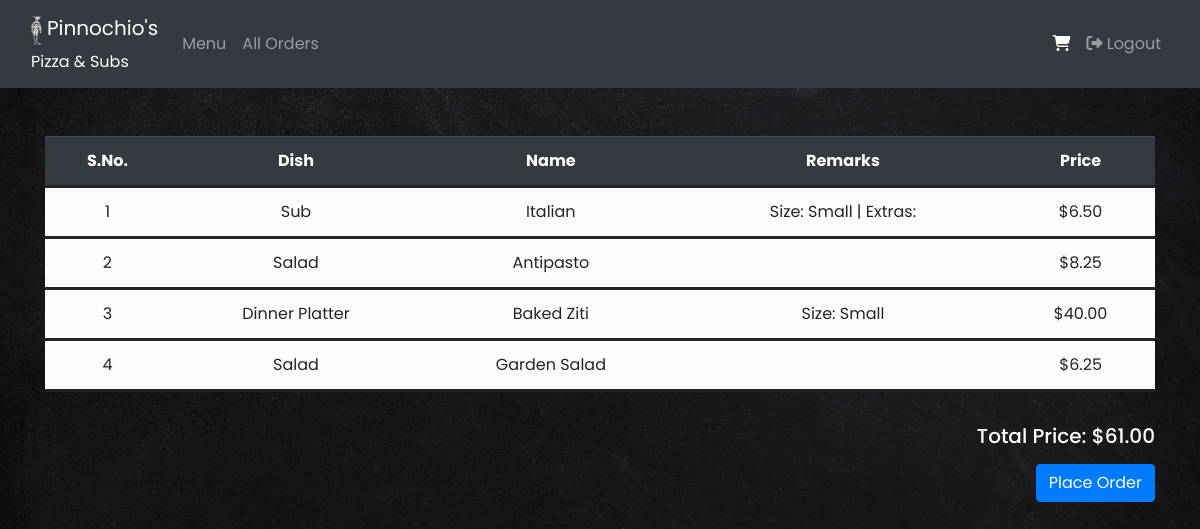
/cart/ (signed in), run on an earlier commit of the app's database.
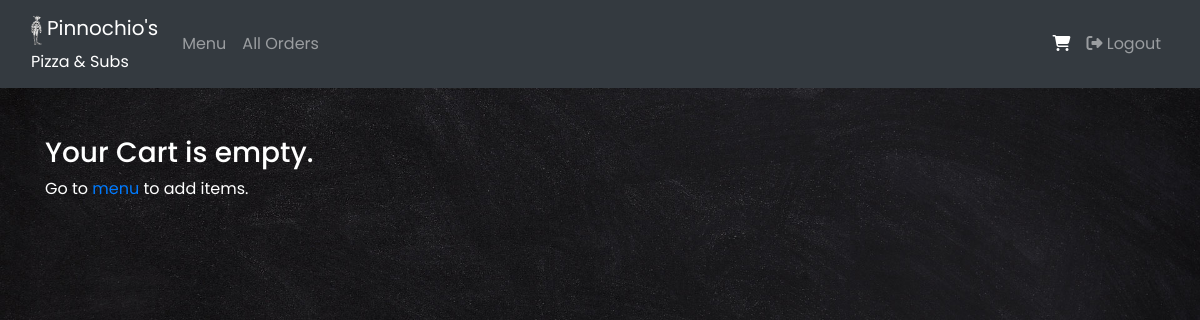
And on a later commit of the database.
### orders/models.py (models this page shows, shortened)
class Orders(models.Model):
    username = models.CharField(max_length=32)
    dishtype = models.CharField(max_length=32)
    dishname = models.CharField(max_length=32)
    price = models.DecimalField(max_digits=5, decimal_places=2, help_text='Price in US dollars')
    remarks = models.TextField()
    status = models.CharField(max_length=32)

### orders/views.py (the view)
# urls.py: path("cart/", views.cart, name="cart"),
@login_required
def cart(request):
    orders = Orders.objects.filter(username = request.user.username).filter(status = 'Initiated')
    total_price = 0
    for order in orders:
        total_price += order.price
    context = {
        "orders" : orders,
        "total_price" : total_price,
    }
    return render(request, "orders/cart.html", context)

### orders/templates/orders/cart.html (shortened to what this page needs)
{% extends "orders/base.html" %}
{% block content %}
<div class="container pt-5">
    {% if orders %}
    <table class="table table-hover table-light">
        <thead class="thead-dark">
            <tr>
                <th>S.No.</th>
                <th>Dish</th>
                <th>Name</th>
                <th>Remarks</th>
                <th>Price</th>
            </tr>
        </thead>
        <tbody>
            {% for order in orders %}
            <tr>
                <td>{{ forloop.counter }}</td>
                <td>{{ order.dishtype }}</td>
                <td>{{ order.dishname }}</td>
                <td>{{ order.remarks }}</td>
                <td>${{ order.price }}</td>
            </tr>
            {% endfor %}
        </tbody>
    </table>
    <h5 class="text-white pt-3 mb-3 text-right"> Total Price: ${{ total_price }}</h5>
    <a href="{% url 'checkout'  %}" class="btn btn-primary float-right" > Place Order </a>
    {% else %}
    <h3 class="text-white"> Your Cart is empty.</h3>
    <p class="text-white"> Go to <a href="{% url 'index' %}"> menu </a> to add items.</p>
    {% endif %}
</div>
{% endblock %}

What changed in the data, as far as the page shows it:
no longer on this page (row edited): Orders: dishtype "Sub", dishname "Italian", remarks "Size: Small | Extras:", price "6.50"
no longer on this page (row edited): Orders: dishtype "Salad", dishname "Antipasto", price "8.25"
no longer on this page (row edited): Orders: dishtype "Dinner Platter", dishname "Baked Ziti", remarks "Size: Small", price "40.00"
no longer on this page (row edited): Orders: dishtype "Salad", dishname "Garden Salad", price "6.25"
Also different on the page:
{{ total_price }}: "61.00" → (not shown)
text no longer shown: "S.No. Dish Name Remarks Price Total Price: $ Place Order"
text now shown: "Your Cart is empty. Go to menu to add items."
